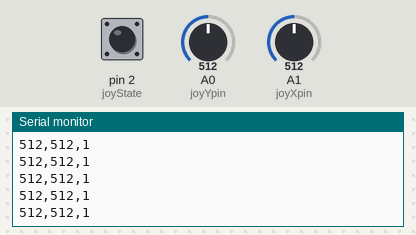
A sketch run on a simulated Arduino Uno, built with avr-gcc and run on an emulated ATmega328P. Parts: the last lines printed to the serial monitor. The test bench sets the inputs (shaded band); at power-on: A0 (joyYpin) = 512, A1 (joyXpin) = 512, pin 2 (joyState) HIGH.

Above: at 1.2 s.
1.3 s: A0 (joyYpin) set to 716
At 1.31 s:
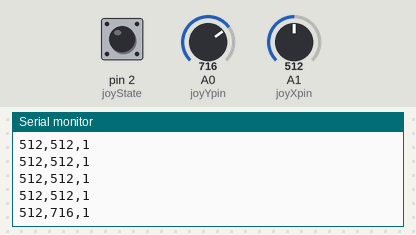
2.8 s: A1 (joyXpin) set to 716
At 2.82 s:
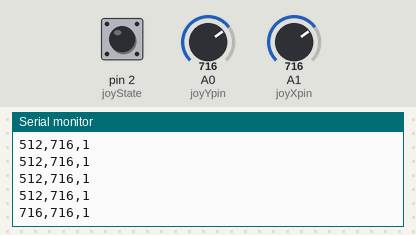
4.3 s: pin 2 (joyState) pulled LOW for 0.15 s
At 4.33 s:
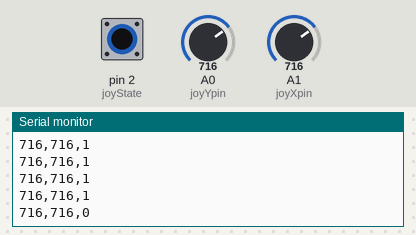
5.9 s: A0 (joyYpin) set to 900
At 5.94 s:
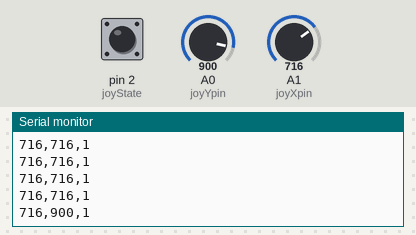
7.4 s: pin 2 (joyState) pulled LOW for 1 s
At 7.45 s:
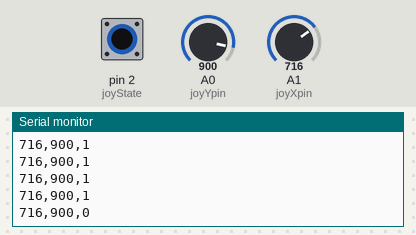
9.9 s: A1 (joyXpin) set to 0
At 9.97 s:
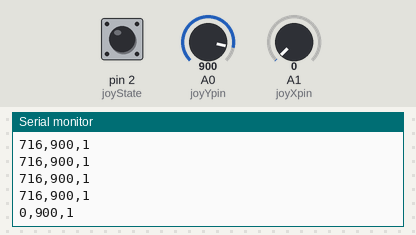
Timing chart, 0 to 12.9 s (numbered marks = the images above; inputs shaded):
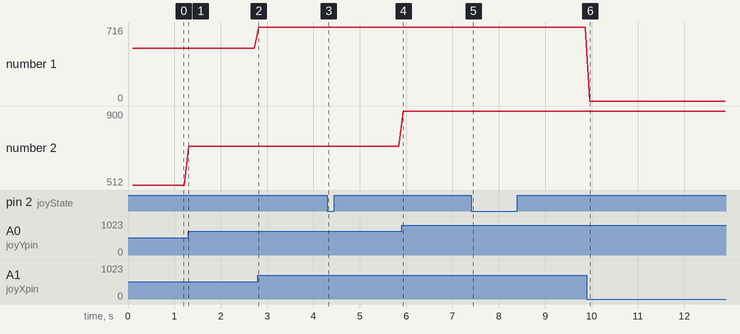

Measured:
- after the input at 1.3 s, the serial monitor: prints a new line at once (image 1)
- after the input at 2.8 s, the serial monitor: prints a new line at once (image 2)
- after the input at 4.3 s, the serial monitor: prints a new line at once (image 3)
- after the input at 5.9 s, the serial monitor: prints a new line at once (image 4)
- after the input at 7.4 s, the serial monitor: prints a new line after 0.05 s (image 5)
- after the input at 9.9 s, the serial monitor: prints a new line after 0.06 s (image 6)
- plotted number 2: 512 → 716 after the input at 1.3 s, 716 → 900 after the input at 5.9 s

The sketch:

index.ino.ino
```cpp
const int joyXpin=A1;
const int joyYpin=A0;
const int joyState=2;
void setup() {
  Serial.begin(9600);
  pinMode(joyState, INPUT_PULLUP);
  Serial.print("JOYSTICK ON SERIAL MONITOR");
  Serial.print("==========================");
}
void loop() {
  const int joyX=analogRead(joyXpin);
  const int joyY=analogRead(joyYpin);
  const int State=digitalRead(joyState);
  // put your main code here, to run repeatedly:
  Serial.print(joyX);
  Serial.print(",");
  Serial.print(joyY);
  Serial.print(",");
  Serial.print(State);
  Serial.println();
  delay(100);
}
```
